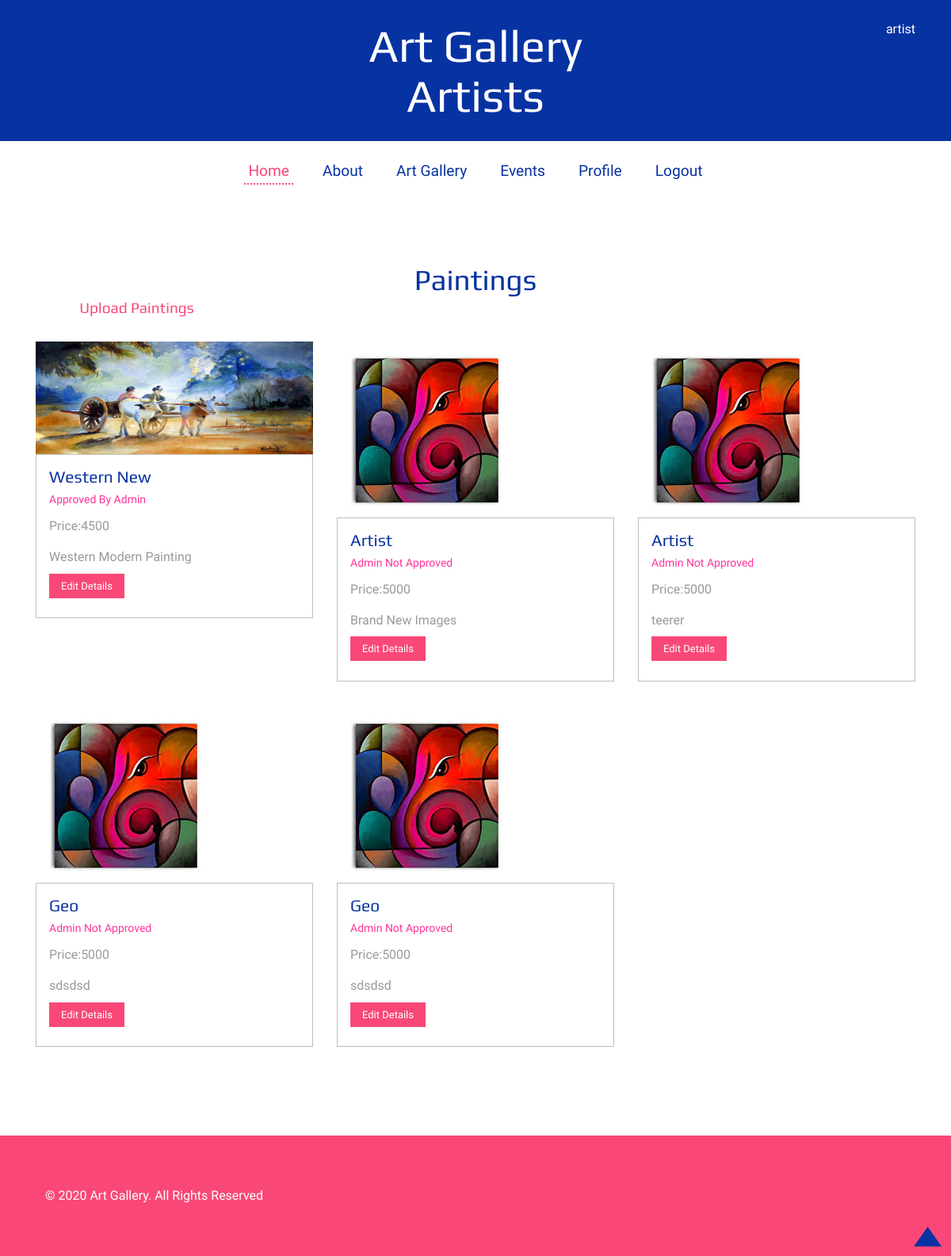
/artist/paintings_view.php (signed in), run on the app's committed database.
### tables this page shows
CREATE TABLE `ag_paintings` (
  `paintings_id` int(10) NOT NULL,
  `categories_id` int(10) NOT NULL,
  `artist_user_id` int(10) NOT NULL,
  `painting_name` varchar(200) NOT NULL,
  `painting_path` varchar(50) NOT NULL,
  `painting_price` int(10) NOT NULL,
  `dimension` varchar(15) NOT NULL,
  `description` text NOT NULL,
  `active_status` int(10) NOT NULL
);

### artist/paintings_view.php (the view, shortened to what this page needs)
<?php include("header.php"); ?>
<?php
include("connect.php");
$usr_id=$_SESSION['user_id'];
$qry=mysqli_query($con,"select * from ag_user_details where login_id='$usr_id'");
$row=mysqli_fetch_array($qry);
$usr_dtls_id=$row['user_details_id'];
$sql=mysqli_query($con,"select * from ag_paintings where artist_user_id='$usr_dtls_id'")
?>
<div class="blog">
		<div class="container">
			<div class="blog-top heading">
				<h3>Paintings</h3>
                <div class="col-md-3 about-right">
                <a href="paintings_add.php"><h4>Upload Paintings</h4></a>
                </div>
			</div><br>
			<div class="blog-bottom">
            <?php while ($rw=mysqli_fetch_array($sql)){ ?>
				<div class="col-md-4 blog-left">
					<div class="blog-one">
							<img class="img-responsive" src="upload/<?php echo $rw['painting_path']; ?>" alt=""  />
						<div class="blog-btm">
							<a href=""><h2><?php echo $rw['painting_name']; ?></h2></a>
                            <?php if ($rw['active_status']==1) {?>
							<p style="color:#FF3399">Approved By Admin</p>
                            <?php } else {?>
								 <p style="color:#FF3399">Admin Not Approved</p>
								<?php } ?>
                                <p class="one">Price:<?php echo $rw['painting_price']; ?></p>
							<p class="one"><?php echo $rw['description']; ?></p>
							<div class="b-btn">
								<a href="paintings_edit.php?p_id=<?php echo $rw['paintings_id']; ?>&&c_id=<?php echo $rw['categories_id'] ?>">Edit Details</a>
							</div>
						</div>
					</div>
                    </div>
                    <?php } ?>
			</div>
		</div>
	</div>
    <?php include("footer.php"); ?>

### artist/header.php (shortened to what this page needs)
<!DOCTYPE html>
<html>
<head>
<link href="css/bootstrap.css" rel='stylesheet' type='text/css' />
<link href="css/style.css" rel='stylesheet' type='text/css' />
</head>
<body>
	<div class="header-top" id="home">
		<div class="container">
			<div class="head-main">
				<div class="col-md-4 head-left">
				</div>
				<div class="col-md-4 head-middle">
					<h1><a href="artist_home.php">Art Gallery Artists</a></h1>
				</div>
				<div class="col-md-4 head-right">
					<a href="artist_home.php" style="color:#FFFFFF"><?php echo $_SESSION['user_name']; ?></a>
				</div>
				<div class="clearfix"></div>
			</div>
		</div>
	</div>
	<div class="navigation">
			<ul class="navig cl-effect-16">
				<li class="active"><a href="artist_home.php">Home</a></li>
				<li><a href="about.php">About</a></li>
				<li><a href="paintings_view.php">Art Gallery</a></li>
				<li><a href="exibition_details.php">Events</a></li>
                <li><a href="profile.php">Profile</a></li>
                <li><a href="logout.php">Logout</a></li>
			</ul>
	</div>

### artist/footer.php (shortened to what this page needs)
	<div class="footer">
		<div class="container">
			<div class="footer-top">
				<div class="col-md-6 footer-left">
					<p>© 2020 Art Gallery. All Rights Reserved</p>
				</div>
				<div class="clearfix"></div>
			</div>
		</div>
		<a href="#home" id="toTop" class="scroll" style="display: block;"> <span id="toTopHover" style="opacity: 1;"> </span></a>
	</div>
</body>
</html>

### artist/css/style.css (style rules this page uses)
html, body { font-size: 100%; background: #fff; }
body { font-size: 100%; font-family: 'Roboto-Regular'; }
body a { transition: 0.5s all ease; -webkit-transition: 0.5s all ease; -moz-transition: 0.5s all ease; -o-transition: 0.5s all ease; -ms-transition: 0.5s all ease; }
p { margin:0; }
ul,label { margin:0; padding:0; }
.head-right { text-align:right; position:relative; }
.header-top { padding: 2em 0px; background: #0732a2; }
.head-middle { text-align: center; }
.head-middle h1 a { font-size:1.7em; color:#fff; margin:0; font-family: 'Play-Regular'; }
.head-middle h1 { margin:0; }
.head-left { text-align:left; }
ul.navig { padding: 0; }
ul.navig li { display: inline-block; }
ul.navig li a { font-size: 1.2em; color: #0732a2; font-weight: 400; text-decoration: none; padding: 4px 5px; margin: 0 14px; }
ul.navig li.active a,ul.navig li a:hover { color:#f94877; border-bottom: 2px dotted #f94877; }
.navigation { text-align: center; padding: 1.5em 0px; }
.heading h3,.heading h2,.heading h1 { color:#0732a2; font-size:2.5em; margin:0; font-family: 'Play-Regular'; }
.footer { padding:5em 0px; background:#f94877; }
.footer-left p { color: #fff; font-size: 16px; vertical-align: middle; display: inline-block; width:65%; margin-left: 12px; }
.about-right h4 { font-size: 19px; margin: 0; line-height: 1.5em; color: #f94877; font-family: 'Play-Regular'; }
.blog-top { text-align:center; }
.blog { padding:6em 0px; }
.blog-bottom { margin-top:4%; }
.blog-btm { padding: 1em 1em 1.8em 1em; border: 1px solid #BEBEBE; }
.blog-btm p { font-size: 14px; color: #999; margin-top: 7px; }
.blog-btm h4,.blog-btm h2 { color:#0732a2; font-family: 'Play-Regular'; font-size:22px; margin:0; }
p.one { font-size: 16px; color: #999; line-height: 1.8em; margin-top: 10px; }
.b-btn { margin-top:10px; }
.b-btn a { font-size:13px; color:#fff; padding:8px 15px; background:#f94877; }
.blog-one { margin-bottom: 2em; }
#toTop { display: none; text-decoration: none; position: fixed; bottom: 12px; right: 1%; overflow: hidden; z-index: 999; width: 35px; height: 25px; border: none; text-indent: 100%; background: url("../images/top-arrow.png") no-repeat 0px 0px; }
@media (max-width:1366px) { .about,.team,.gallery,.blog,.contact,.pages,.single { padding: 5em 0px; } }
@media (max-width:1366px) { .header-top { padding: 1.6em 0px; } }
@media (max-width:1366px) { .footer { padding: 4.5em 0px; } }
@media (max-width:1280px) { .heading h3, .heading h2, .heading h1 { font-size: 2.3em; } }
@media (max-width:1280px) { .footer { padding: 4em 0px; } }
@media (max-width:1280px) { .blog-bottom { margin-top: 3%; } }
@media (max-width:1280px) { .blog-btm h4, .blog-btm h2 { font-size: 21px; } }
@media (max-width:1280px) { .head-middle h1 a { font-size: 1.6em; } }

### data on the page
ag_paintings: painting_path (picture), painting_name "Western New", active_status "Approved By Admin", painting_price "4500", description "Western Modern Painting"
ag_paintings: painting_path (picture), painting_name "Artist", active_status "Admin Not Approved", painting_price "5000", description "Brand New Images"
ag_paintings: painting_path (picture), painting_name "Artist", active_status "Admin Not Approved", painting_price "5000", description "teerer"
ag_paintings: painting_path (picture), painting_name "Geo", active_status "Admin Not Approved", painting_price "5000", description "sdsdsd"
ag_paintings: painting_path (picture), painting_name "Geo", active_status "Admin Not Approved", painting_price "5000", description "sdsdsd"

### other printed values
$_SESSION['user_name'] "artist"
